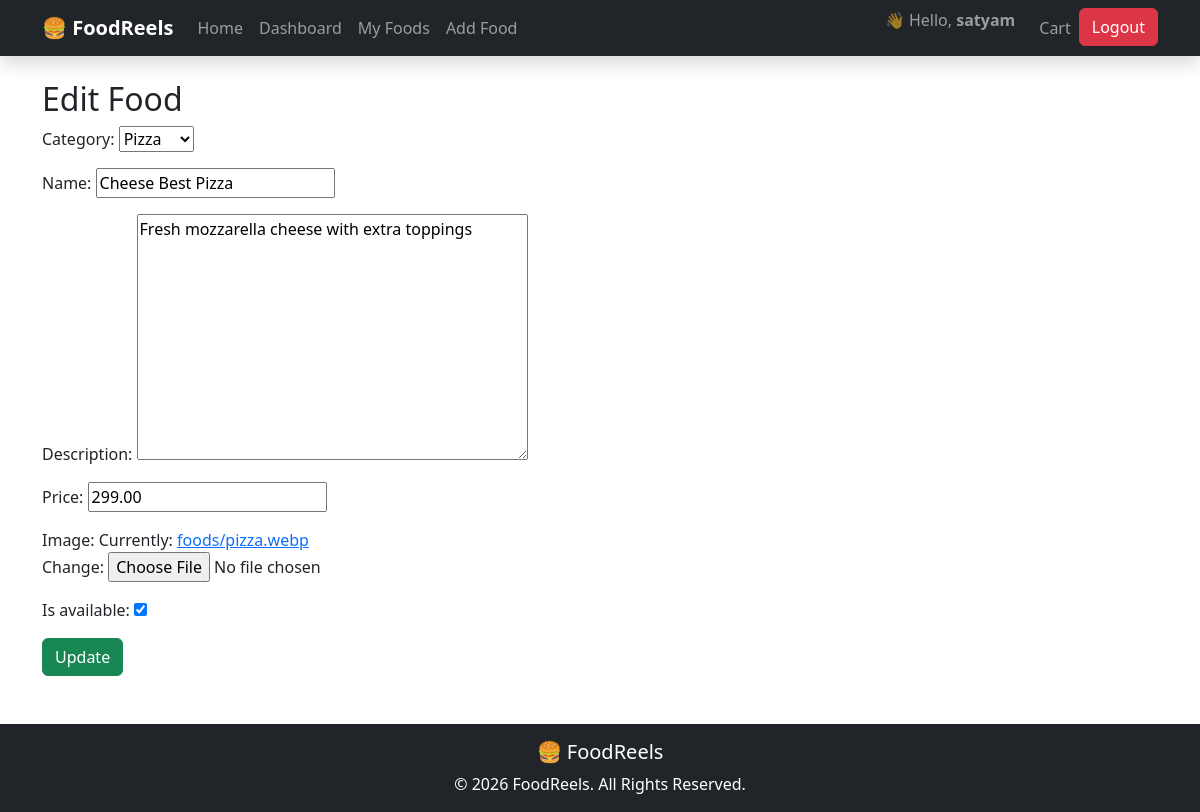
Screenshot of /update/1/ (signed in) with the database file from the repository.
### accounts/models.py (models this page shows, shortened)
class User(AbstractUser):
    REEL_CHOICES = (
        ('customer','Customer'),
        ('vendor','Vendor'),
        ('admin', 'Admin'),
    )
    phone = models.CharField(max_length=15, blank=True, null=True)
    role = models.CharField(max_length=20, choices=REEL_CHOICES, default='customer')

### foods/models.py (models this page shows, shortened)
class FoodItem(models.Model):
    vendor = models.ForeignKey(
        Vendor,
        on_delete=models.CASCADE,
        related_name='foods'
    )
    category = models.ForeignKey(
        Category,
        on_delete=models.CASCADE
    )
    name = models.CharField(max_length=200)
    description = models.TextField()
    price = models.DecimalField(
        max_digits=8,
        decimal_places=2
    )
    image = models.ImageField(
        upload_to="foods/"
    )
    is_available = models.BooleanField(default=True)
    created_at = models.DateTimeField(auto_now_add=True)
    updated_at = models.DateTimeField(auto_now=True)

class Category(models.Model):
    name = models.CharField(max_length=100, unique=True)
    slug = models.SlugField(unique=True)
    image = models.ImageField(
        upload_to="categories/",
        blank=True,
        null=True
    )
    created_at = models.DateTimeField(auto_now_add=True)
    class Meta:
        ordering = ['name']
    def __str__(self):
        return self.name

### foods/views.py (the view)
@login_required
def update_food(request,pk):
    vendor = Vendor.objects.get(owner=request.user)
    food = get_object_or_404(
        FoodItem,
        id=pk,
        vendor=vendor
    )
    form = FoodForm(
        request.POST or None,
        request.FILES or None,
        instance=food
    )
    if form.is_valid():
        form.save()
        return redirect("food-list")
    return render(request,  "foods/update_food.html",{"form": form})

### foods/forms.py
class FoodForm(forms.ModelForm):
    class Meta:
        model = FoodItem
        fields = [
            'category',
            'name',
            'description',
            'price',
            'image',
            'is_available'
        ]

### templates/foods/update_food.html (shortened to what this page needs)
{% extends "base.html" %}
{% block content %}
<h2>Edit Food</h2>
<form method="POST" enctype="multipart/form-data">
{{ form.as_p }}
<button class="btn btn-success">
Update
</button>
</form>
{% endblock %}

### templates/base.html (shortened to what this page needs)
<!DOCTYPE html>
<html lang="en">
<head>
    <link href="https://cdn.jsdelivr.net/npm/bootstrap@5.3.7/dist/css/bootstrap.min.css" rel="stylesheet">
</head>
<body>
<nav class="navbar navbar-expand-lg navbar-dark bg-dark shadow">
    <div class="container">
        <a class="navbar-brand fw-bold" href="{% url 'home' %}">
            🍔 FoodReels
        </a>
        <div class="collapse navbar-collapse" id="navbarNav">
            <ul class="navbar-nav me-auto">
                <li class="nav-item">
                    <a class="nav-link" href="{% url 'home' %}">
                        Home
                    </a>
                </li>
                {% if request.user.is_authenticated %}
                    <li class="nav-item">
                        <a class="nav-link" href="{% url 'vendor-dashboard' %}">
                            Dashboard
                        </a>
                    </li>
                    <li class="nav-item">
                        <a class="nav-link" href="{% url 'food-list' %}">
                            My Foods
                        </a>
                    </li>
                    <li class="nav-item">
                        <a class="nav-link" href="{% url 'add-food' %}">
                            Add Food
                        </a>
                    </li>
                {% endif %}
            </ul>
            <ul class="navbar-nav">
                {% if request.user.is_authenticated %}
                    <li class="nav-item">
                        <span class="navbar-text me-3">
                            👋 Hello,
                            <strong>{{ request.user.username }}</strong>
                        </span>
                    </li>
                    <li class="nav-item">
                        <a class="nav-link" href="{% url 'cart-list' %}">Cart</a>
                    </li>
                    <li class="nav-item">
                        <a
                            href="{% url 'logout' %}"
                            class="btn btn-danger">
                            Logout
                        </a>
                    </li>
                {% endif %}
            </ul>
        </div>
    </div>
</nav>
<div class="container mt-4">
    {% block content %}
    {% endblock %}
</div>
<footer class="bg-dark text-white text-center p-3 mt-5">
    <h5>🍔 FoodReels</h5>
    <p class="mb-0">
        © 2026 FoodReels. All Rights Reserved.
    </p>
</footer>
</body>
</html>

### rows the page displays
User: user.username "satyam"
FoodItem: category "Pizza", description "Fresh mozzarella cheese with extra toppings", price "299.00", is_available "☑"
Category: name "Cheese Best Pizza"
